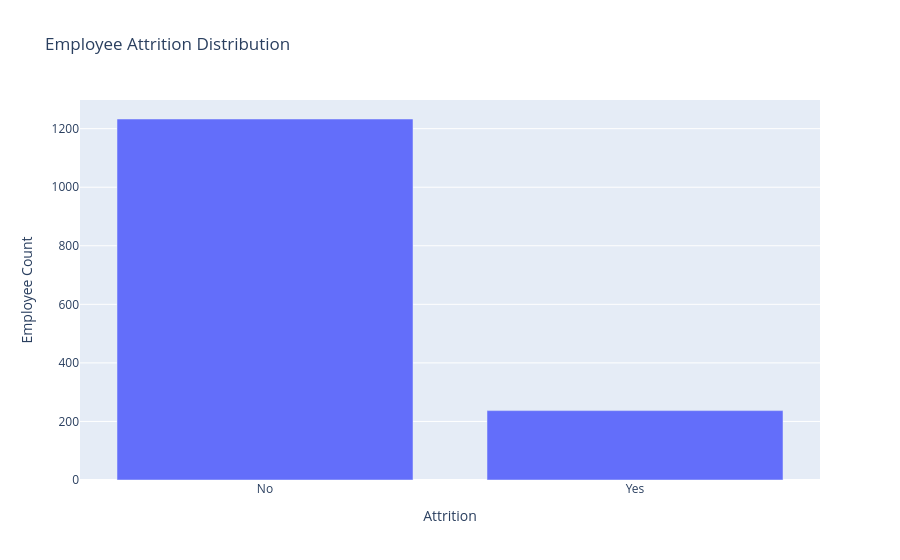

The notebook cell this image was saved under:
### Markdown cell above
#### Interactive Employee Attrition Distribution (Plotly)

### Code cell
# Create Attrition Counts
attrition_counts = (
    df['Attrition'] # Select Attrition column from the dataframe ('Yes', 'No')
    .value_counts() # counts how many times each unique value appears, same like sql count(*)
    .reset_index() # converts the results from a series into a proper dataframe (column as index and Attrition)
)

attrition_counts.columns = ['Attrition', 'Employee Count'] # rename columns index -> Attrition and Attrition -> Employee_Count to avoid confusion

fig = px.bar(
    attrition_counts,
    x='Attrition',
    y='Employee Count',
    title='Employee Attrition Distribution'
)

fig.show()

### Figure 1 — Plotly figure (JSON) as saved in the notebook; plotly's stock layout.template omitted (floating-point values rounded to 4 significant figures)
{"data": [{"hovertemplate": "Attrition=%{x}<br>Employee Count=%{y}<extra></extra>", "legendgroup": "", "marker": {"color": "#636efa", "pattern": {"shape": ""}}, "name": "", "orientation": "v", "showlegend": false, "textposition": "auto", "type": "bar", "x": ["No", "Yes"], "xaxis": "x", "y": [1233, 237], "yaxis": "y"}], "layout": {"barmode": "relative", "legend": {"tracegroupgap": 0}, "title": {"text": "Employee Attrition Distribution"}, "xaxis": {"anchor": "y", "domain": [0, 1], "title": {"text": "Attrition"}}, "yaxis": {"anchor": "x", "domain": [0, 1], "title": {"text": "Employee Count"}}}}
